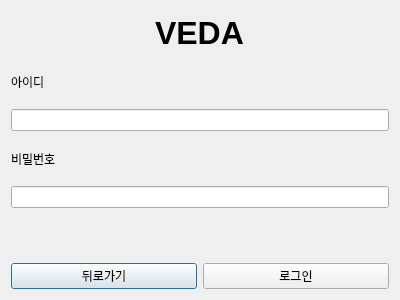
<?xml version="1.0" encoding="UTF-8"?>
<ui version="4.0">
 <class>LoginDialog</class>
 <widget class="QDialog" name="LoginDialog">
  <property name="geometry">
   <rect>
    <x>0</x>
    <y>0</y>
    <width>400</width>
    <height>300</height>
   </rect>
  </property>
  <property name="windowTitle">
   <string>Dialog</string>
  </property>
  <layout class="QVBoxLayout" name="verticalLayout">
   <item alignment="Qt::AlignHCenter">
    <widget class="QLabel" name="titleLabel">
     <property name="font">
      <font>
       <pointsize>24</pointsize>
       <bold>true</bold>
      </font>
     </property>
     <property name="text">
      <string>VEDA</string>
     </property>
    </widget>
   </item>
   <item>
    <widget class="QLabel" name="idLabel">
     <property name="text">
      <string>아이디</string>
     </property>
    </widget>
   </item>
   <item>
    <widget class="QLineEdit" name="idLineEdit"/>
   </item>
   <item>
    <widget class="QLabel" name="pwLabel">
     <property name="text">
      <string>비밀번호</string>
     </property>
    </widget>
   </item>
   <item>
    <widget class="QLineEdit" name="pwLineEdit"/>
   </item>
   <item>
    <widget class="QLabel" name="loginStatusLabel">
     <property name="text">
      <string/>
     </property>
    </widget>
   </item>
   <item>
    <layout class="QHBoxLayout" name="horizontalLayout">
     <item>
      <widget class="QPushButton" name="backButton">
       <property name="text">
        <string>뒤로가기</string>
       </property>
      </widget>
     </item>
     <item>
      <widget class="QPushButton" name="loginButton">
       <property name="text">
        <string>로그인</string>
       </property>
      </widget>
     </item>
    </layout>
   </item>
  </layout>
 </widget>
 <resources/>
 <connections/>
</ui>
